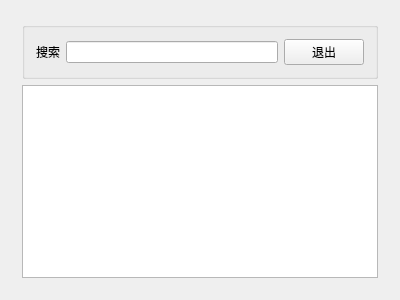
<?xml version="1.0" encoding="UTF-8"?>
<ui version="4.0">
 <class>personalclass</class>
 <widget class="QWidget" name="personalclass">
  <property name="geometry">
   <rect>
    <x>0</x>
    <y>0</y>
    <width>400</width>
    <height>300</height>
   </rect>
  </property>
  <property name="windowTitle">
   <string>personalclass</string>
  </property>
  <layout class="QGridLayout" name="gridLayout">
   <item row="0" column="0">
    <widget class="QWidget" name="widget" native="true">
     <layout class="QGridLayout" name="gridLayout_2">
      <item row="0" column="0">
       <widget class="QGroupBox" name="groupBox_4">
        <property name="title">
         <string/>
        </property>
        <layout class="QHBoxLayout" name="horizontalLayout_10" stretch="0,6,1">
         <item>
          <widget class="QLabel" name="label">
           <property name="text">
            <string>搜索</string>
           </property>
          </widget>
         </item>
         <item>
          <widget class="QLineEdit" name="lineEdit"/>
         </item>
         <item>
          <widget class="QPushButton" name="pushButton">
           <property name="text">
            <string>退出</string>
           </property>
           <property name="iconSize">
            <size>
             <width>10</width>
             <height>10</height>
            </size>
           </property>
          </widget>
         </item>
        </layout>
       </widget>
      </item>
      <item row="1" column="0">
       <widget class="QTableView" name="tableView"/>
      </item>
     </layout>
    </widget>
   </item>
  </layout>
 </widget>
 <layoutdefault spacing="6" margin="11"/>
 <resources/>
 <connections/>
</ui>
